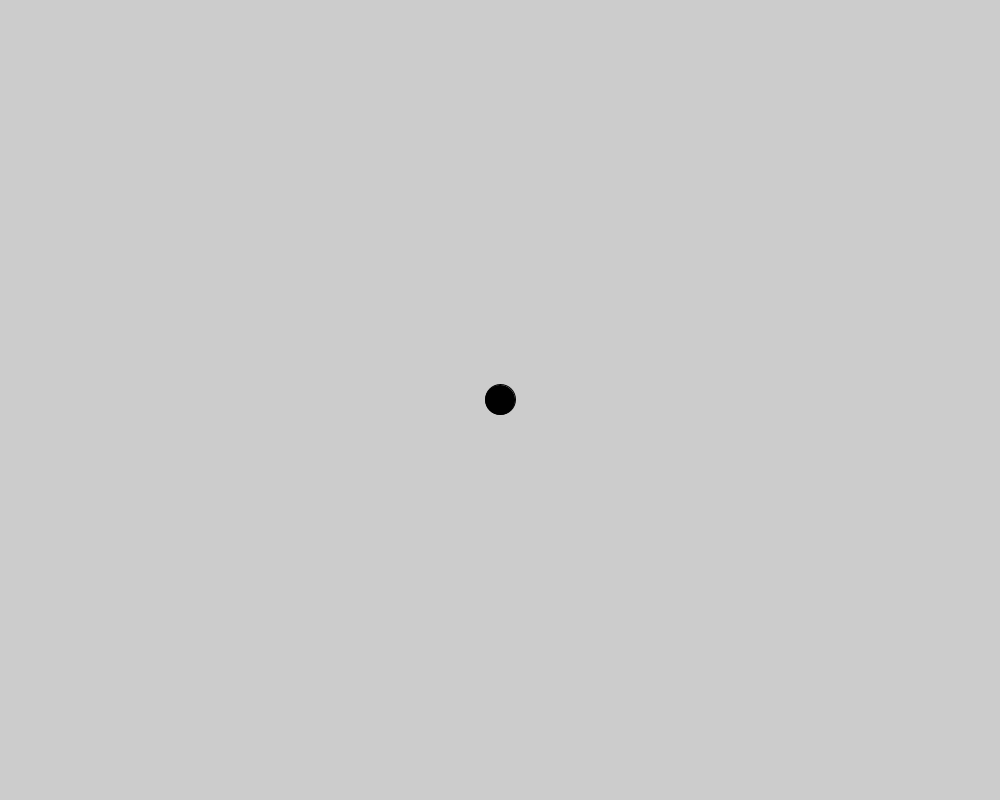
Frame 1 (no input)
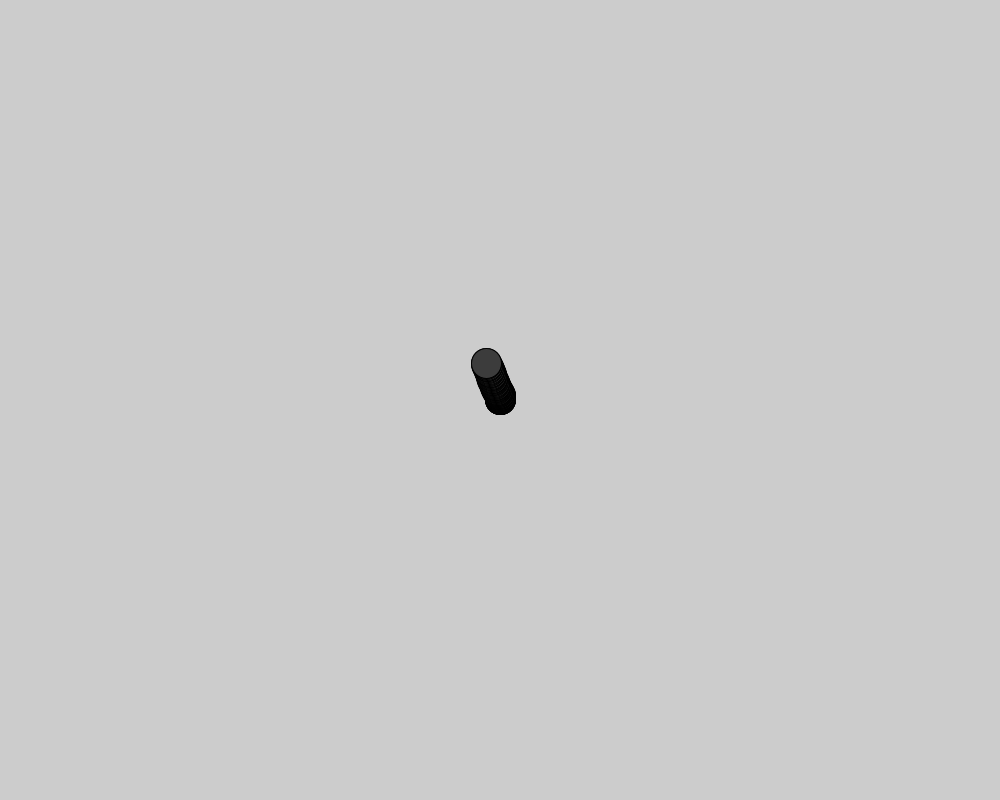
Frame 60 (the mouse pressed at the canvas centre just before this capture)
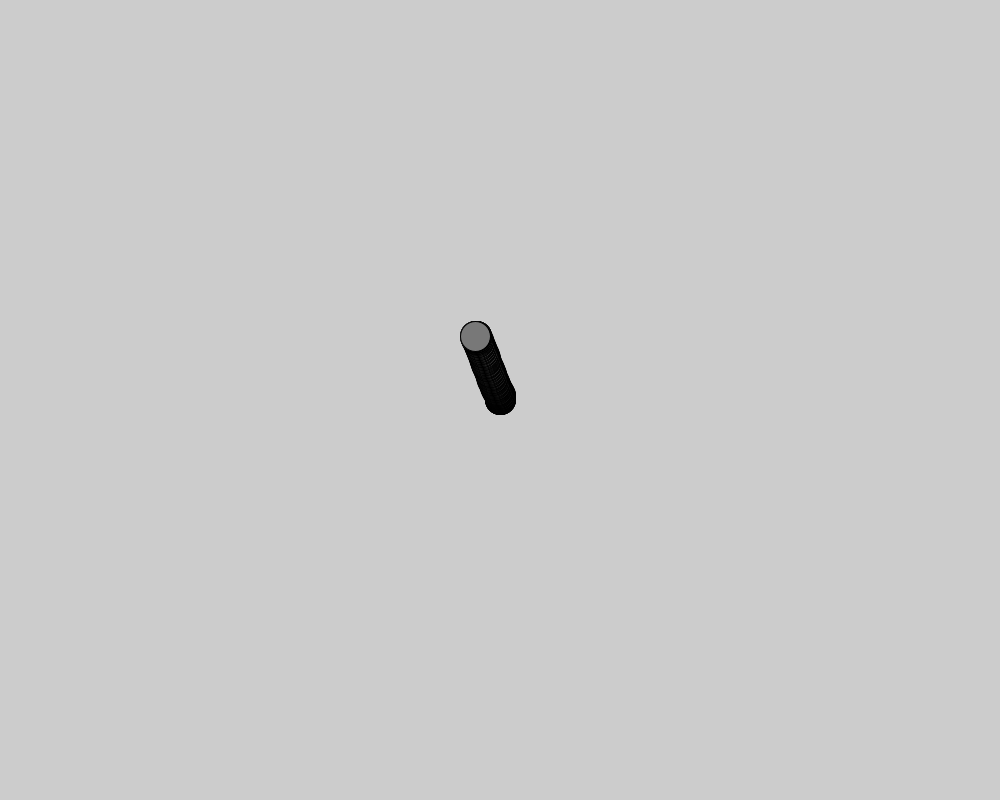
Frame 120 (the mouse held since frame 60 and released just before this capture)

The Processing sketch that drew these frames (run headless with seeded random() and noise(); from frame 60 on, the mouse is pressed at the canvas centre):

// Processing sketch: The_Wanderer
// ── The_Wanderer.pde
float locx;
float locy;
float velx;
float vely;
float accx;
float accy;

int sz=30;

void setup() {
  size(1000, 800);
  locx= width/2;
  locy= height/2;
  velx=0;
  vely=0;
  accx= random(-.1, .1);
  accy= random(-.1, .1);
}

void draw() {
  accx= random(-.1, .1);
  accy= random(-.1, .1);
  fill(frameCount%360);

  velx+=accx;
  vely+=accy;
  
  locx+=velx;
  locy+=vely;

  ellipse(locx, locy, sz, sz);

  if (locx-sz/2>width) {
    locx=-sz/2;
  }
  if (locx + sz/2 < 0) {      
    locx = width + sz/2;
  }

  if (locy - sz/2 > height) {
    locy = -sz/2;
  }

  if (locy + sz/2 < 0) {         
    locy = height + sz/2;
  }
}
